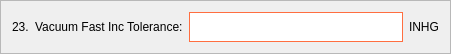
           <widget class="QFrame" name="frame_23">
            <property name="geometry">
             <rect>
              <x>60</x>
              <y>1110</y>
              <width>451</width>
              <height>51</height>
             </rect>
            </property>
            <property name="frameShape">
             <enum>QFrame::StyledPanel</enum>
            </property>
            <property name="frameShadow">
             <enum>QFrame::Raised</enum>
            </property>
            <layout class="QHBoxLayout" name="horizontalLayout_23">
             <item>
              <widget class="QLabel" name="label_61">
               <property name="styleSheet">
                <string notr="true">color: black;
font: 12pt &quot;Segoe UI&quot;;</string>
               </property>
               <property name="text">
                <string>23.</string>
               </property>
              </widget>
             </item>
             <item>
              <widget class="QLabel" name="label_62">
               <property name="styleSheet">
                <string notr="true">color: black;
font: 12pt &quot;Segoe UI&quot;;</string>
               </property>
               <property name="text">
                <string>Vacuum Fast Inc Tolerance:</string>
               </property>
              </widget>
             </item>
             <item>
              <widget class="QLineEdit" name="nombre_line_edit_20">
               <property name="minimumSize">
                <size>
                 <width>0</width>
                 <height>30</height>
                </size>
               </property>
               <property name="styleSheet">
                <string notr="true">background-color: white;
border: 1px solid #ff6e40;</string>
               </property>
              </widget>
             </item>
             <item>
              <widget class="QLabel" name="label_63">
               <property name="styleSheet">
                <string notr="true">color: black;
font: 12pt &quot;Segoe UI&quot;;</string>
               </property>
               <property name="text">
                <string>INHG</string>
               </property>
              </widget>
             </item>
            </layout>
           </widget>
